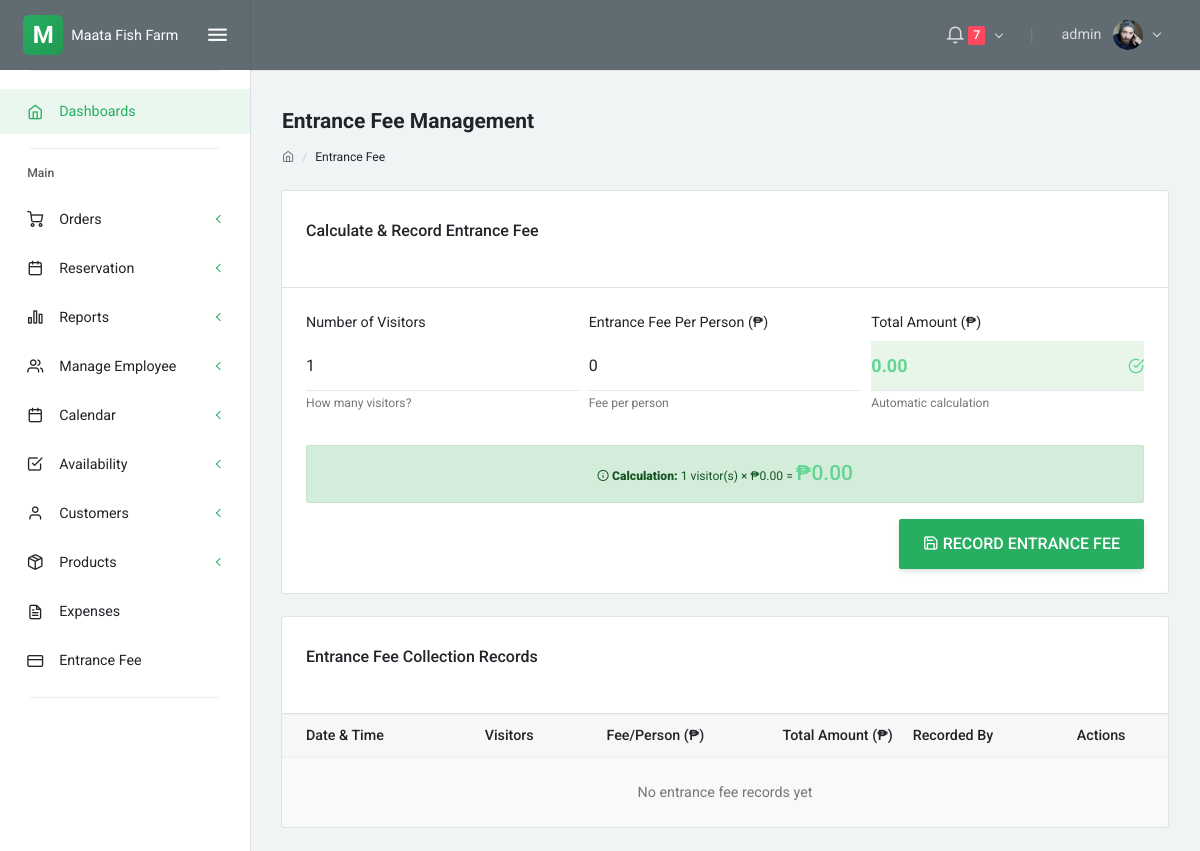
The app's page /entrance_fee.php (signed in), older data.
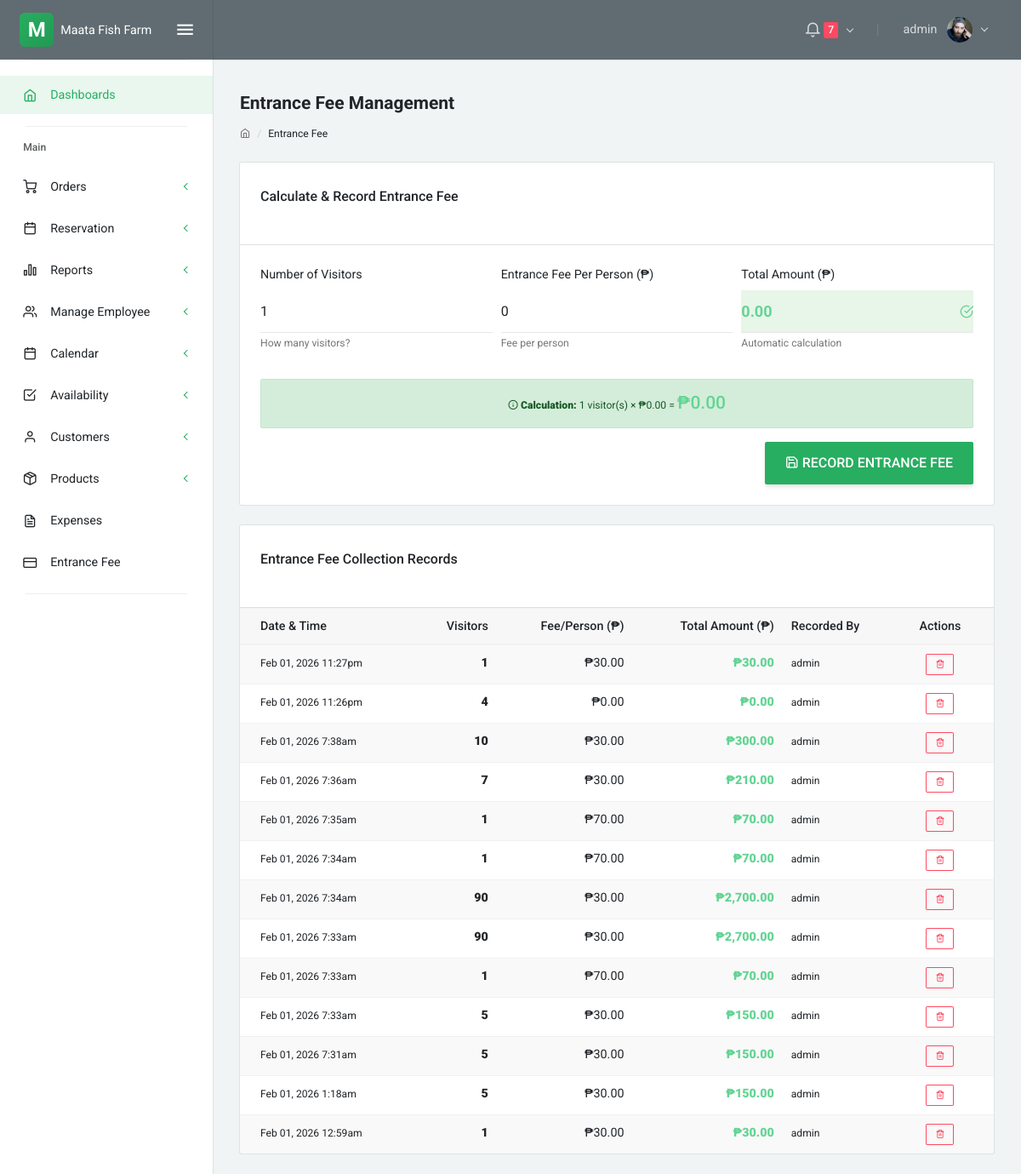
The same page, newer data.
### tables this page shows
CREATE TABLE `activity_logs` (
  `id` int(11) NOT NULL,
  `user_id` int(11) NOT NULL,
  `user_type` enum('admin','staff','customer') DEFAULT 'admin',
  `user_name` varchar(255) DEFAULT NULL,
  `activity_type` enum('CREATE','EDIT','DELETE','RESTOCK','APPROVE','REJECT','VIEW') DEFAULT 'EDIT',
  `entity_type` varchar(50) NOT NULL,
  `entity_id` int(11) DEFAULT NULL,
  `entity_name` varchar(255) DEFAULT NULL,
  `description` text DEFAULT NULL,
  `old_values` longtext DEFAULT NULL CHECK (json_valid(`old_values`)),
  `new_values` longtext DEFAULT NULL CHECK (json_valid(`new_values`)),
  `timestamp` timestamp NOT NULL DEFAULT current_timestamp(),
  `ip_address` varchar(45) DEFAULT NULL
);

### entrance_fee.php (the view, shortened to what the changed rows need)
<?php
require 'config/db.php';
$entrance_fee_records = [];
$stmt = $conn->prepare("SELECT id, user_name, new_values, timestamp FROM activity_logs WHERE entity_type = 'entrance_fee' AND activity_type = 'CREATE' ORDER BY timestamp DESC LIMIT 100");
if ($stmt) {
    $stmt->execute();
    $result = $stmt->get_result();
    while ($row = $result->fetch_assoc()) {
        $new_values = json_decode($row['new_values'], true);
        $entrance_fee_records[] = [
            'id' => $row['id'],
            'user_name' => $row['user_name'],
            'num_visitors' => $new_values['num_visitors'] ?? 0,
            'fee_per' => $new_values['fee_per'] ?? 0,
            'total' => $new_values['total'] ?? 0,
            'timestamp' => $row['timestamp']
        ];
    }
}
?>
<?php include 'partials/head.php'; ?>
<?php include 'partials/navbar.php'; ?>
<div class="layout-content">
    <div class="container-fluid flex-grow-1 container-p-y">
        <div class="card mt-4">
            <div class="table-responsive">
                <table class="table table-hover table-striped mb-0">
                    <thead class="thead-light">
                        <tr>
                            <th>Date & Time</th>
                            <th class="text-right">Visitors</th>
                            <th class="text-right">Fee/Person (₱)</th>
                            <th class="text-right">Total Amount (₱)</th>
                            <th>Recorded By</th>
                            <?php if (strtolower($_SESSION['role']) === 'admin'): ?>
                            <th class="text-center">Actions</th>
                            <?php endif; ?>
                        </tr>
                    </thead>
                    <tbody>
                        <?php if (!empty($entrance_fee_records)): ?>
                            <?php foreach ($entrance_fee_records as $record): ?>
                                <tr>
                                    <td><small><?php echo date('M d, Y g:ia', strtotime($record['timestamp'])); ?></small></td>
                                    <td class="text-right"><strong><?php echo $record['num_visitors']; ?></strong></td>
                                    <td class="text-right">₱<?php echo number_format($record['fee_per'], 2); ?></td>
                                    <td class="text-right"><strong class="text-success">₱<?php echo number_format($record['total'], 2); ?></strong></td>
                                    <td><small><?php echo htmlspecialchars($record['user_name']); ?></small></td>
                                    <?php if (strtolower($_SESSION['role']) === 'admin'): ?>
                                    <td class="text-center">
                                        <form method="POST" style="display: inline;" onsubmit="return confirm('Are you sure you want to delete this entrance fee record?');">
                                            <button type="submit" class="btn btn-sm btn-outline-danger" title="Delete Record">
                                                <i class="feather icon-trash-2"></i>
                                            </button>
                                        </form>
                                    </td>
                                    <?php endif; ?>
                                </tr>
                            <?php endforeach; ?>
                        <?php else: ?>
                            <tr>
                                <td colspan="<?php echo strtolower($_SESSION['role']) === 'admin' ? '6' : '5'; ?>" class="text-center text-muted py-4">No entrance fee records yet</td>
                            </tr>
                        <?php endif; ?>
                    </tbody>
                </table>
            </div>
        </div>
    </div>
    <?php include 'partials/footer.php'; ?>

Row changes from the older to the newer data that the page shows:
added activity_logs: timestamp "Feb 01, 2026 11:27pm", num_visitors "1", fee_per "30.00", total "30.00", user_name "admin"
added activity_logs: timestamp "Feb 01, 2026 11:26pm", num_visitors "4", fee_per "0.00", total "0.00", user_name "admin"
added activity_logs: timestamp "Feb 01, 2026 7:38am", num_visitors "10", fee_per "30.00", total "300.00", user_name "admin"
added activity_logs: timestamp "Feb 01, 2026 7:36am", num_visitors "7", fee_per "30.00", total "210.00", user_name "admin"
added activity_logs: timestamp "Feb 01, 2026 7:35am", num_visitors "1", fee_per "70.00", total "70.00", user_name "admin"
added activity_logs: timestamp "Feb 01, 2026 7:34am", num_visitors "1", fee_per "70.00", total "70.00", user_name "admin"
added activity_logs: timestamp "Feb 01, 2026 7:34am", num_visitors "90", fee_per "30.00", total "2,700.00", user_name "admin"
added activity_logs: timestamp "Feb 01, 2026 7:33am", num_visitors "90", fee_per "30.00", total "2,700.00", user_name "admin"
added activity_logs: timestamp "Feb 01, 2026 7:33am", num_visitors "1", fee_per "70.00", total "70.00", user_name "admin"
added activity_logs: timestamp "Feb 01, 2026 7:33am", num_visitors "5", fee_per "30.00", total "150.00", user_name "admin"
added activity_logs: timestamp "Feb 01, 2026 7:31am", num_visitors "5", fee_per "30.00", total "150.00", user_name "admin"
added activity_logs: timestamp "Feb 01, 2026 1:18am", num_visitors "5", fee_per "30.00", total "150.00", user_name "admin"
added activity_logs: timestamp "Feb 01, 2026 12:59am", num_visitors "1", id "30.00", user_name "admin"
Text that changed along with them:
text no longer shown: "No entrance fee records yet"
